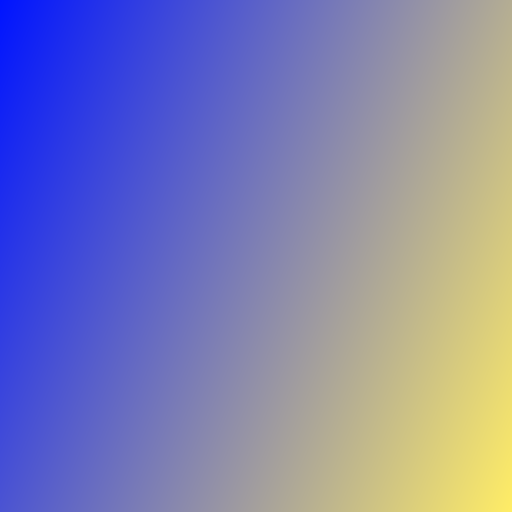
#> input picture images/01_smooth_gradient.png, 512 x 512 px
$ jupyter execute PCD_Assignment01.ipynb
#> lines starting #> are read from the running program, lines starting #| are printed output that depends on the picture
# PCD Assignment 01 — Down Sampling & Up Sampling

**Mata Kuliah:** Pengolahan Citra Digital
**Nama:** _Jettavane Anatha Pindika_ · **NIM:** _25/563693/PA/23715_

## Tujuan
1. Implementasikan **Down Sampling** dengan tiga metode reduksi blok: **Max**, **Average**, dan **Median** (soal menulis "Medium", diinterpretasikan sebagai *Median*).
2. Implementasikan **Up Sampling** dengan tiga interpolator: **Nearest Neighbor (NN)**, **Bilinear**, dan **Bicubic**.
3. Menganalisis pengaruh kedua operasi terhadap beberapa citra dengan karakteristik berbeda (gradasi halus, tepi tajam, frekuensi tinggi, menyerupai foto) menggunakan metrik objektif **PSNR** dan **SSIM**.

> **Cara menjalankan (Google Colab):** *Runtime → Run all*. Semua dependensi sudah tersedia di Colab. Citra uji dibuat otomatis jika folder `images/` kosong; untuk memakai citra sendiri, upload ke folder `images/` lewat panel Files di kiri.

[cell 1]
import os
import csv
import numpy as np
import PIL
from PIL import Image
import matplotlib.pyplot as plt

from skimage.color import rgb2gray
from skimage.metrics import structural_similarity as ssim

# Konstanta resampling PIL (kompatibel versi lama & baru Pillow)
_RS = getattr(Image, "Resampling", Image)
RESAMPLE_BICUBIC = _RS.BICUBIC

IMAGE_DIR = "images"

def to_uint8(arr):
    """Konversi aman array float -> uint8 [0, 255]."""
    return np.clip(np.round(arr), 0, 255).astype(np.uint8)

def show_grid(pil_images, titles, cols=None, suptitle=None, figsize=None):
    """Menampilkan beberapa citra berdampingan dalam satu figur."""
    n = len(pil_images)
    cols = cols or n
    rows = int(np.ceil(n / cols))
    plt.figure(figsize=figsize or (3.0 * cols, 3.1 * rows + 0.6))
    for i, (im, t) in enumerate(zip(pil_images, titles)):
        plt.subplot(rows, cols, i + 1)
        plt.imshow(im)
        plt.title(t, fontsize=9)
        plt.axis("off")
    if suptitle:
        plt.suptitle(suptitle)
    plt.tight_layout()
    plt.show()

print("Library siap — NumPy", np.__version__, "| Pillow", PIL.__version__)

[cell 2]
# [47 lines left out: function make_test_images, not called in this run]

def load_images():
    """Memuat citra uji dari folder images/. Jika kosong, citra dibuat otomatis.
    Di Colab, kamu juga bisa meng-upload citra sendiri lewat panel Files
    (klik kanan -> Upload) ke dalam folder images/."""
    if not (os.path.isdir(IMAGE_DIR) and any(
            f.lower().endswith((".png", ".jpg", ".jpeg", ".bmp"))
            for f in os.listdir(IMAGE_DIR))):
        print("Folder images/ kosong -> membuat citra uji sintetis.")
        make_test_images()
    images = {}
    for name in sorted(os.listdir(IMAGE_DIR)):
        if name.lower().endswith((".png", ".jpg", ".jpeg", ".bmp")):
            images[name] = Image.open(os.path.join(IMAGE_DIR, name)).convert("RGB")
    return images

TEST_IMAGES = load_images()
#> TEST_IMAGES = 4 items
show_grid(list(TEST_IMAGES.values()), list(TEST_IMAGES.keys()),
          cols=4, suptitle="Citra uji dengan karakteristik berbeda")

## Metode

### Down Sampling (minifikasi)
Citra dibagi menjadi blok `factor × factor`, lalu tiap blok direduksi menjadi satu piksel:
- **Max** — nilai maksimum blok; mempertahankan fitur terang, cenderung mencerahkan hasil.
- **Average** — rata-rata blok; ekuivalen filter *low-pass* sederhana, menghaluskan detail.
- **Median** — median blok; kuat terhadap derau/outlier karena mengabaikan nilai ekstrem.

### Up Sampling (magnifikasi)
- **Nearest Neighbor** — piksel sumber direplikasi; paling cepat, tetapi hasilnya berblok (*blocky artifacts*).
- **Bilinear** — interpolasi linear dari 4 tetangga terdekat; halus, tetapi tepi menjadi sedikit kabur.
- **Bicubic** — interpolasi kubik dari 16 tetangga (4×4); lebih tajam, tetapi dapat menimbulkan *ringing* (overshoot/undershoot di sekitar tepi).

### Metrik kualitas
- **PSNR** (dB) — makin tinggi makin mirip dengan acuan; `inf` berarti identik.
- **SSIM** ∈ [0, 1] — kemiripan struktur/persepsi; di atas 0.95 dianggap sangat mirip.

[cell 3]
def downsample(arr, factor, method):
    """Downsampling (minifikasi) dengan block reduction: setiap blok
    factor x factor dipetakan menjadi satu piksel.

    method:
      'max'     -> nilai terbesar dalam blok (mempertahankan fitur terang)
      'average' -> rata-rata blok (menghaluskan, low-pass)
      'median'  -> median blok (tahan outlier/derau impulsive)
    Catatan: soal menyebut "Medium" — diasumsikan maksudnya Median.
    """
    h, w = arr.shape[:2]
    h2, w2 = h // factor, w // factor
    a = arr[: h2 * factor, : w2 * factor].astype(np.float64)
    if a.ndim == 2:
        blocks = a.reshape(h2, factor, w2, factor)
    else:
        blocks = a.reshape(h2, factor, w2, factor, a.shape[2])
    if method == "max":
        return blocks.max(axis=(1, 3))
    if method == "average":
        return blocks.mean(axis=(1, 3))
    if method == "median":
        return np.median(blocks, axis=(1, 3))
    raise ValueError("method tidak dikenal: " + method)

# Sanity check ukuran output
_t = np.arange(64, dtype=np.float64).reshape(8, 8, 1)
assert downsample(_t, 2, "max").shape == (4, 4, 1)
print("downsample OK — metode:", ["max", "average", "median"])

[cell 4]
def upsample_nn(arr, factor):
    """Nearest Neighbor (manual): setiap piksel direplikasi menjadi blok
    factor x factor. Cepat, tetapi menghasilkan blok kotak-kotak."""
    return np.repeat(np.repeat(arr, factor, axis=0), factor, axis=1)

def upsample_bilinear(arr, factor):
    """Bilinear (manual): interpolasi linear atas 4 tetangga terdekat,
    dengan konvensi penempatan sampel half-pixel-center."""
    a = arr.astype(np.float64)
    h, w = a.shape[:2]
    H, W = h * factor, w * factor
    ys = np.clip((np.arange(H) + 0.5) / factor - 0.5, 0, h - 1)
    xs = np.clip((np.arange(W) + 0.5) / factor - 0.5, 0, w - 1)
    y0 = np.floor(ys).astype(int); y1 = np.minimum(y0 + 1, h - 1)
    x0 = np.floor(xs).astype(int); x1 = np.minimum(x0 + 1, w - 1)
    wy = ys - y0                       # bobot vertikal (H,)
    wx = xs - x0                       # bobot horizontal (W,)
    if a.ndim == 2:
        wxb, wyb = wx[None, :], wy[:, None]
    else:
        wxb, wyb = wx[None, :, None], wy[:, None, None]
    top = a[y0][:, x0] * (1 - wxb) + a[y0][:, x1] * wxb
    bot = a[y1][:, x0] * (1 - wxb) + a[y1][:, x1] * wxb
    return top * (1 - wyb) + bot * wyb

def upsample_bicubic(arr, factor):
    """Bicubic: interpolasi kubik atas 16 tetangga (4x4). Di sini memakai
    implementasi Pillow (kernel Catmull-Rom, a = -0.5)."""
    pil = Image.fromarray(to_uint8(arr))
    return np.asarray(pil.resize((arr.shape[1] * factor, arr.shape[0] * factor),
                                 RESAMPLE_BICUBIC)).astype(np.float64)

# Sanity check: ukuran hasil harus factor kali lipat
_a = np.arange(16, dtype=np.float64).reshape(4, 4)
assert upsample_nn(_a, 2).shape == (8, 8)
assert upsample_bilinear(_a, 2).shape == (8, 8)
assert upsample_bicubic(_a, 2).shape == (8, 8)
print("upsampler OK — NN, Bilinear, Bicubic")

[cell 5]
def psnr(ref, test):
    """Peak Signal-to-Noise Ratio (dB). Makin tinggi makin mirip."""
    ref = np.asarray(ref, dtype=np.float64)
    test = np.asarray(test, dtype=np.float64)
    mse = np.mean((ref - test) ** 2)
    if mse == 0:
        return float("inf")
    return 10.0 * np.log10(255.0 ** 2 / mse)

def to_gray(arr):
    """Konversi ke grayscale [0..255] (float) untuk perhitungan metrik."""
    return rgb2gray(to_uint8(arr)) * 255.0
#> in to_uint8, returned value is the input picture: shape (512, 512, 3); mean R, G, B 127.5, 128.4, 178.5
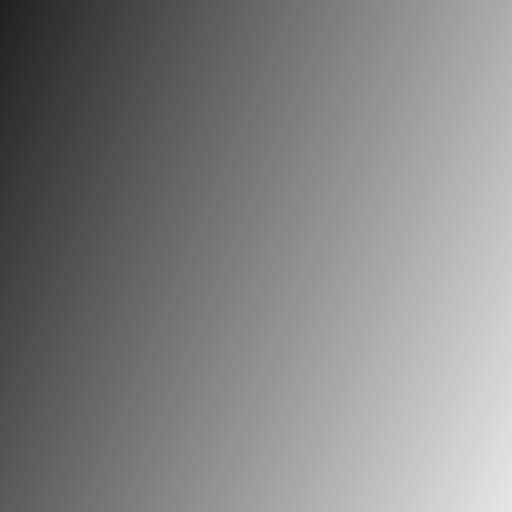
#> returned value: shape (512, 512) float64; min 32.69, max 231.1, mean 131.8

def evaluate(ref, test):
    """PSNR & SSIM antara citra acuan dan citra hasil (dihitung di grayscale)."""
    r, t = to_gray(ref), to_gray(test)
    return psnr(r, t), ssim(r, t, data_range=255.0)

_g = to_gray(TEST_IMAGES["01_smooth_gradient.png"])
print("Contoh: PSNR citra terhadap dirinya sendiri =", psnr(_g, _g), "dB")
#> in psnr, `mse = np.mean((ref - test) ** 2)`: mse = 0
#| Contoh: PSNR citra terhadap dirinya sendiri = inf dB
print("Contoh: PSNR citra terhadap citra lain      =",
      round(psnr(_g, to_gray(TEST_IMAGES["02_sharp_edges.png"])), 2), "dB")
#> in to_gray (call 2), `return rgb2gray(to_uint8(arr)) * 255.0`:
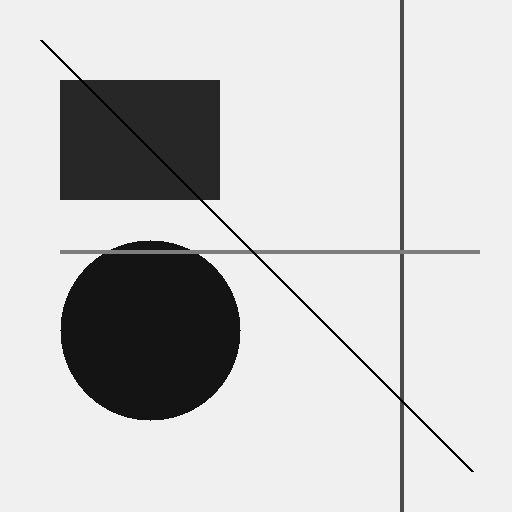
#> returned value: shape (512, 512) float64; min 0, max 240, mean 201.3
#| Contoh: PSNR citra terhadap citra lain      = 7.59 dB

## Eksperimen 1 — Efek Down Sampling

Setiap citra di-downsample dengan **factor 2 dan 4** memakai ketiga metode reduksi. Amati bagaimana detail halus, tepi, dan pola frekuensi tinggi berevolusi saat resolusi menurun.

[cell 6]
for factor in (2, 4):
    for name, img in TEST_IMAGES.items():
        arr = np.asarray(img)
        small = {m: downsample(arr, factor, m) for m in ("max", "average", "median")}
        show_grid(
            [img] + [Image.fromarray(to_uint8(v)) for v in small.values()],
            [name + f" (asli {img.width}x{img.height})"] +
            [f"down {m} f={factor}" for m in small],
            cols=4, suptitle=f"Eksperimen 1 — Down Sampling factor {factor}",
        )
#> this loop made 2 passes
#> pass 1, in show_grid (call 4), `plt.show()`:
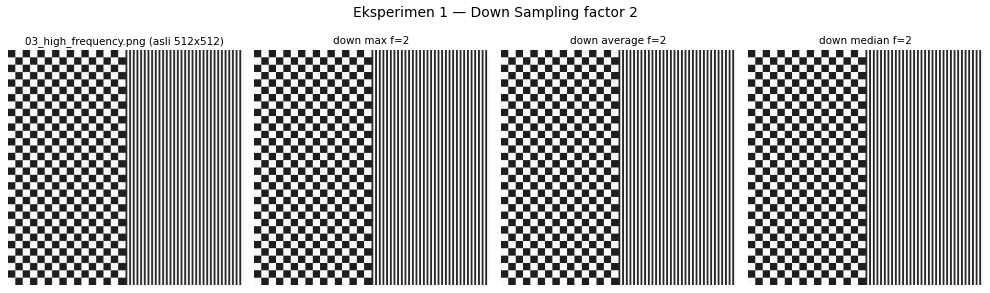
#> figure drawn by matplotlib, 4 panels
#> pass 1, in show_grid (call 5), `plt.show()`:
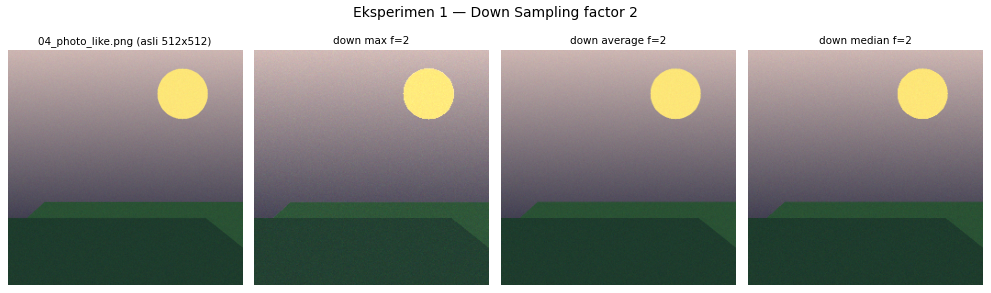
#> figure drawn by matplotlib, 4 panels

## Eksperimen 2 — Round-trip: Down Sampling → Up Sampling

Informasi yang dibuang saat downsampling tidak bisa dikembalikan. Untuk mengkuantifikasikannya, tiap citra di-downsample (**factor 4**) dengan satu metode, lalu di-upsample kembali ke ukuran asli dengan ketiga interpolator, dan dibandingkan dengan citra asli memakai PSNR/SSIM. Kombinasi down×up = 3×3 per citra.

[cell 7]
FACTOR = 4
rows_csv = []
for name, img in TEST_IMAGES.items():
    arr = np.asarray(img)
    print(f"\n=== {name} (factor {FACTOR}) — PSNR(dB) / SSIM ===")
    print(f"{'down/up':<10}{'NN':>18}{'Bilinear':>18}{'Bicubic':>18}")
    for dm in ("max", "average", "median"):
        small = downsample(arr, FACTOR, dm)
        cells = []
        for um, ufunc in (("nn", upsample_nn),
                          ("bilinear", upsample_bilinear),
                          ("bicubic", upsample_bicubic)):
            restored = to_uint8(ufunc(small, FACTOR))
            p, s = evaluate(arr, restored)
            cells.append(f"{p:7.2f} / {s:.4f}")
            rows_csv.append([name, FACTOR, dm, um, round(p, 2), round(s, 4)])
        print(f"{dm:<10}{cells[0]:>18}{cells[1]:>18}{cells[2]:>18}")
#> this loop made 4 passes
#> name on passes 1 to 4: '01_smooth_gradient.png', '02_sharp_edges.png', '03_high_frequency.png', '04_photo_like.png'
#> (printed output is left out)
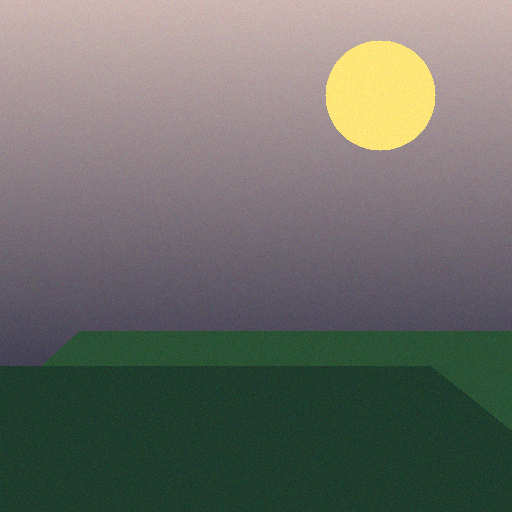
#> arr: shape (512, 512, 3); mean R, G, B 106.8, 109, 102.5
#> after the loop, rows_csv = 36 items

with open("results_roundtrip.csv", "w", newline="") as f:
    w = csv.writer(f)
    w.writerow(["image", "factor", "down_method", "up_method", "psnr_db", "ssim"])
    w.writerows(rows_csv)
print("\nTabel lengkap tersimpan di results_roundtrip.csv")

## Eksperimen 3 — Up Sampling: Artefak Visual & Kecepatan

Metrik round-trip (Eksperimen 2) membutuhkan pasangan citra dengan konten identik. Untuk *zoom* murni (memperbesar crop), tidak ada ground-truth yang sebanding, sehingga eksperimen ini menilai dua hal yang bisa diukur secara adil:
1. **Artefak visual** tiap interpolator pada perbesaran 4× (blok kotak pada NN, pelembutan tepi pada bilinear, *ringing* pada bicubic).
2. **Kecepatan eksekusi** tiap metode (NN tanpa aritmetika floating-point seharusnya paling cepat).

[cell 8]
import time

# --- Bagian A: artefak visual zoom 4x pada dua citra representatif ---
for name in ("03_high_frequency.png", "04_photo_like.png"):
    arr = np.asarray(TEST_IMAGES[name])
    small = arr[192:320, 192:320]        # crop 128x128 dari area tengah
    results = {label: to_uint8(ufunc(small, 4))
               for label, ufunc in (("NN", upsample_nn),
                                    ("Bilinear", upsample_bilinear),
                                    ("Bicubic", upsample_bicubic))}
    show_grid([Image.fromarray(small)] + [Image.fromarray(v) for v in results.values()],
              ["asli 128x128"] + list(results.keys()), cols=4,
              suptitle=f"Eksperimen 3A — Zoom 4x ({name})")
#> this loop made 2 passes
#> pass 1, in upsample_bilinear (call 14), `bot = a[y1][:, x0] * (1 - wxb) + a[y1][:, x1] * wxb`:
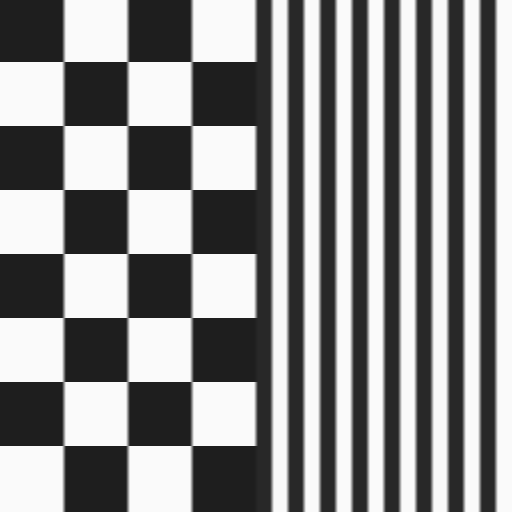
#> bot: shape (512, 512, 3) float64; min 30, max 250, mean 142.5
#> pass 1, in show_grid (call 10), `plt.show()`:
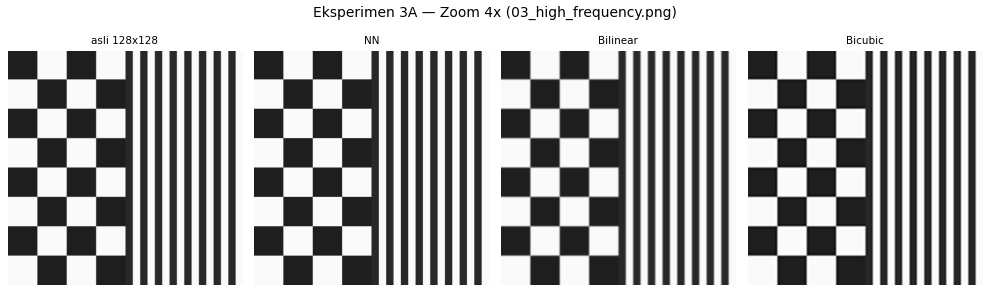
#> figure drawn by matplotlib, 4 panels
#> pass 2, in show_grid (call 11), `plt.show()`:
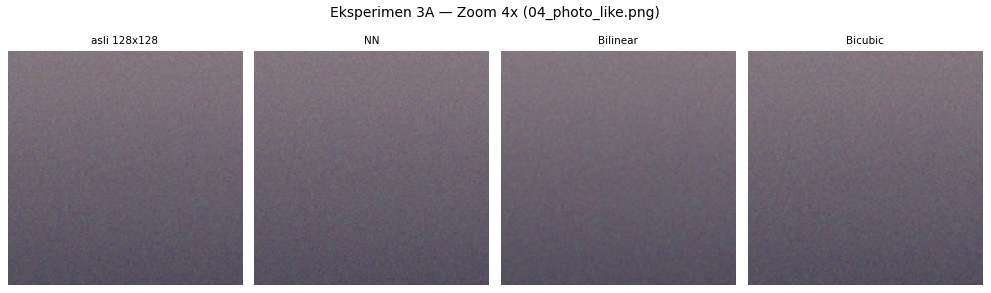
#> figure drawn by matplotlib, 4 panels
#> after the loop:
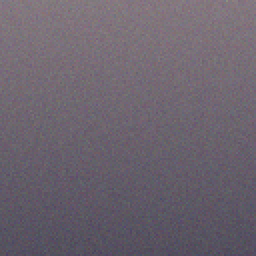
#> small: shape (128, 128, 3) (shown 2 times larger); mean of channels 0, 1, 2 107.9, 99.6, 110.5; drawn as R, G, B

# --- Bagian B: benchmark kecepatan (rata-rata 5 kali, citra 128x128 -> 512x512) ---
rng = np.random.default_rng(0)
bench_arr = rng.uniform(0, 255, (128, 128, 3))
N_RUN = 5
print(f"{'Metode':<10}{'rata-rata (ms)':>16}{'relatif vs NN':>16}")
times = {}
for label, ufunc in (("NN", upsample_nn),
                     ("Bilinear", upsample_bilinear),
                     ("Bicubic", upsample_bicubic)):
    t0 = time.perf_counter()
    for _ in range(N_RUN):
        ufunc(bench_arr, 4)
    times[label] = (time.perf_counter() - t0) / N_RUN * 1000.0
#> this loop made 3 passes
#> pass 3, in upsample_bicubic (call 16), `pil = Image.fromarray(to_uint8(arr))`:
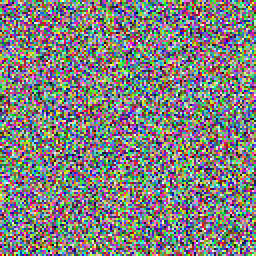
#> pil: PIL image 128x128 RGB (shown 2 times larger); mean R, G, B 128.7, 127.9, 126.4
#> after the loop, times = {'NN': 1.55, 'Bilinear': 29.49, 'Bicubic': 5.32}
for label, ms in times.items():
    print(f"{label:<10}{ms:>16.2f}{ms / times['NN']:>15.1f}x")
#> this loop made 3 passes
#> (label, ms) on passes 1 to 3: ('NN', 1.55), ('Bilinear', 29.49), ('Bicubic', 5.32)
#| NN                    1.55            1.0x
#| Bilinear             29.49           19.0x
#| Bicubic               5.32            3.4x
print("\nCatatan: NN tercepat karena hanya replikasi memori. Bilinear di sini "
      "diimplementasikan manual dengan NumPy sehingga relatif lambat, "
      "sementara bicubic memakai rutin C bawaan Pillow sehingga cepat "
      "meski kernelnya lebih besar (4x4 vs 2x2). Kompleksitas teoretis "
      "per piksel keluaran: NN = O(1), bilinear = O(4), bicubic = O(16).")
